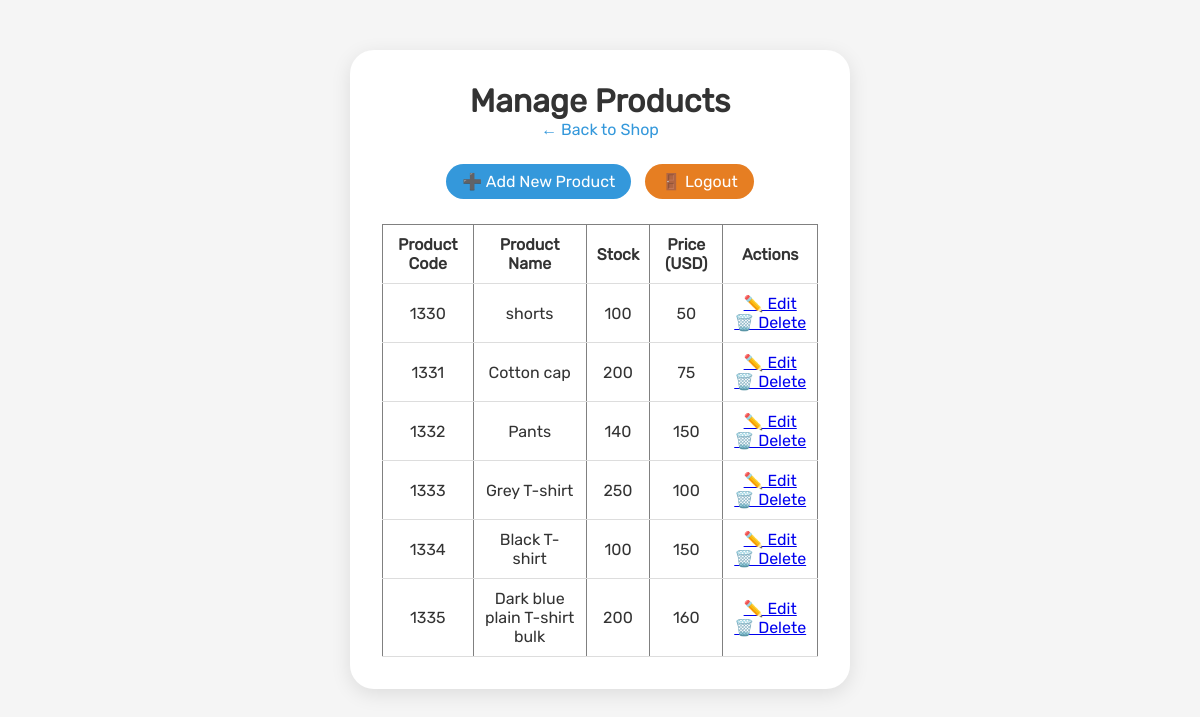
The app's page /admin/products.php (signed in) with its own data.
### tables this page shows
CREATE TABLE `products` (
  `pro_code` int NOT NULL,
  `pro_name` varchar(200) NOT NULL,
  `pro_qty` int NOT NULL,
  `pro_price` float NOT NULL,
  `pro_image` varchar(80) DEFAULT NULL,
  `pro_detail` text NOT NULL
);

### admin/products.php (the view, shortened to what this page needs)
<?php
require_once '../includes/db_connect.php';
$sql = "SELECT * FROM products";
$result = mysqli_query($link, $sql);
?>
<!DOCTYPE html>
<html lang="en" dir="ltr">
<head>
    <link rel="stylesheet" href="../css/style.css">
</head>
<body>
    <div class="admin-container">
        <h1>Manage Products</h1>
        <a href="../index.php" class="back-link">← Back to Shop</a>
        <div style="margin-bottom: 20px;">
            <a href="add_product.php" class="btn">➕ Add New Product</a>
            <a href="logout.php" class="btn logout">🚪 Logout</a>
        </div>
        <table border="1" cellpadding="8" cellspacing="0" width="100%">
            <thead>
                <tr>
                    <th>Product Code</th>
                    <th>Product Name</th>
                    <th>Stock</th>
                    <th>Price (USD)</th>
                    <th>Actions</th>
                </tr>
            </thead>
            <tbody>
                <?php while ($row = mysqli_fetch_assoc($result)): ?>
                    <tr>
                        <td><?php echo $row['pro_code']; ?></td>
                        <td><?php echo htmlspecialchars($row['pro_name']); ?></td>
                        <td><?php echo $row['pro_qty']; ?></td>
                        <td><?php echo number_format($row['pro_price']); ?></td>
                        <td>
                            <a href="edit_product.php?code=<?php echo $row['pro_code']; ?>" class="btn-small">✏️ Edit</a>
                            <a href="delete_product.php?code=<?php echo $row['pro_code']; ?>"
                               onclick="return confirm('Are you sure you want to delete this product?')"
                               class="btn-small btn-danger">🗑️ Delete</a>
                        </td>
                    </tr>
                <?php endwhile; ?>
            </tbody>
        </table>
    </div>
</body>
</html>

### css/style.css (style rules this page uses)
* { margin: 0; padding: 0; box-sizing: border-box; }
body { font-family: Rubik; background-color: #f5f5f5; direction: ltr; color: #333; }
.login-box, .admin-container, .form-container { max-width: 500px; margin: 50px auto; background: white; padding: 2rem; border-radius: 24px; box-shadow: 0 5px 20px rgba(0, 0, 0, 0.1); text-align: center; }
.btn { font-family: Rubik; display: inline-block; background: #3498db; color: white; padding: 8px 16px; border-radius: 30px; text-decoration: none; margin: 5px; }
.logout { background: #e67e22; }
table { width: 100%; border-collapse: collapse; background: white; }
th, td { padding: 10px; border-bottom: 1px solid #ddd; }
.back-link { display: inline-block; margin-bottom: 20px; color: #3498db; text-decoration: none; }

### records on screen
products: pro_code "1330", pro_name "shorts", pro_qty "100", pro_price "50"
products: pro_code "1331", pro_name "Cotton cap", pro_qty "200", pro_price "75"
products: pro_code "1332", pro_name "Pants", pro_qty "140", pro_price "150"
products: pro_code "1333", pro_name "Grey T-shirt", pro_qty "250", pro_price "100"
products: pro_code "1334", pro_name "Black T-shirt", pro_qty "100", pro_price "150"
products: pro_code "1335", pro_name "Dark blue plain T-shirt bulk", pro_qty "200", pro_price "160"
